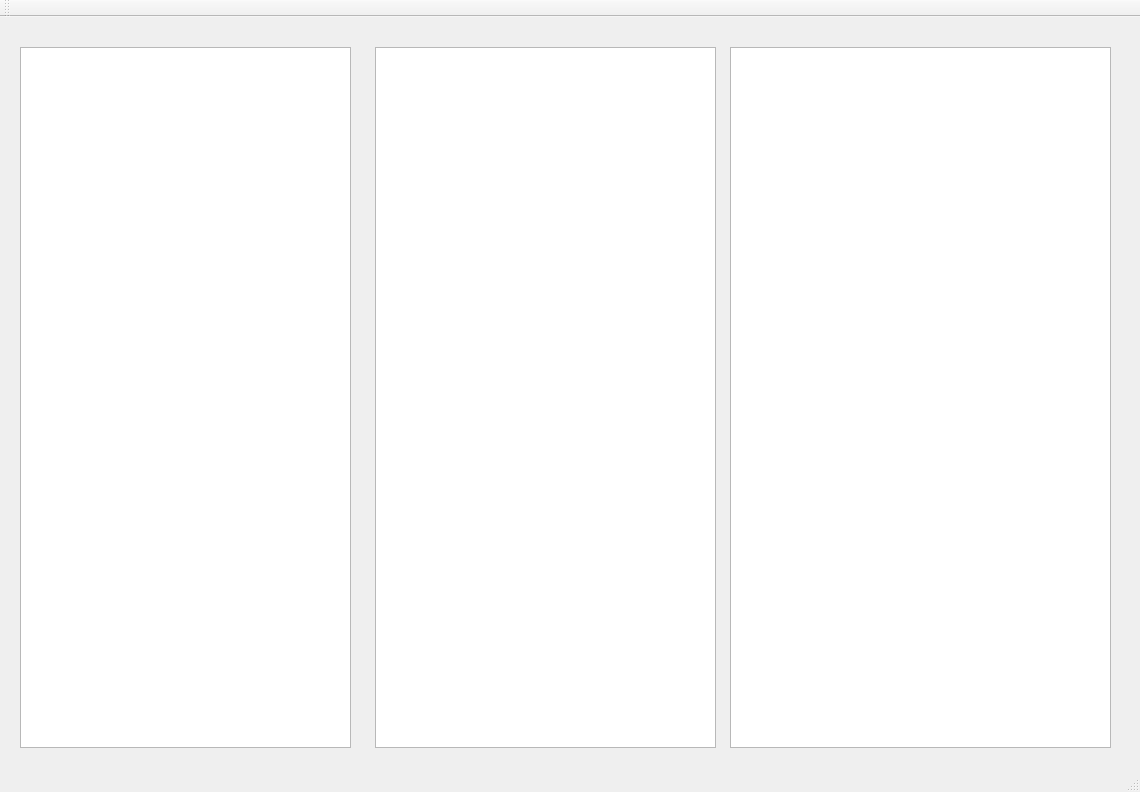
<?xml version="1.0" encoding="UTF-8"?>
<ui version="4.0">
 <class>MainWindow</class>
 <widget class="QMainWindow" name="MainWindow">
  <property name="geometry">
   <rect>
    <x>0</x>
    <y>0</y>
    <width>1140</width>
    <height>792</height>
   </rect>
  </property>
  <property name="windowTitle">
   <string>MainWindow</string>
  </property>
  <widget class="QWidget" name="centralWidget">
   <widget class="QTreeView" name="treeView">
    <property name="geometry">
     <rect>
      <x>20</x>
      <y>30</y>
      <width>331</width>
      <height>701</height>
     </rect>
    </property>
   </widget>
   <widget class="QListView" name="listView2">
    <property name="geometry">
     <rect>
      <x>730</x>
      <y>30</y>
      <width>381</width>
      <height>701</height>
     </rect>
    </property>
   </widget>
   <widget class="QListView" name="listView1">
    <property name="geometry">
     <rect>
      <x>375</x>
      <y>30</y>
      <width>341</width>
      <height>701</height>
     </rect>
    </property>
   </widget>
  </widget>
  <widget class="QMenuBar" name="menuBar">
   <property name="geometry">
    <rect>
     <x>0</x>
     <y>0</y>
     <width>1140</width>
     <height>21</height>
    </rect>
   </property>
  </widget>
  <widget class="QToolBar" name="mainToolBar">
   <attribute name="toolBarArea">
    <enum>TopToolBarArea</enum>
   </attribute>
   <attribute name="toolBarBreak">
    <bool>false</bool>
   </attribute>
  </widget>
  <widget class="QStatusBar" name="statusBar"/>
 </widget>
 <layoutdefault spacing="6" margin="11"/>
 <resources/>
 <connections/>
</ui>
